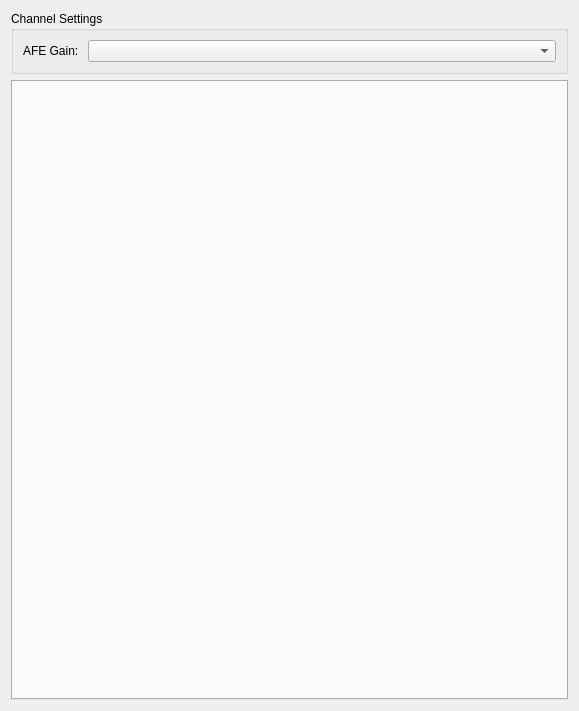
<?xml version="1.0" encoding="UTF-8"?>
<ui version="4.0">
 <class>Form</class>
 <widget class="QWidget" name="Form">
  <property name="geometry">
   <rect>
    <x>0</x>
    <y>0</y>
    <width>579</width>
    <height>711</height>
   </rect>
  </property>
  <property name="windowTitle">
   <string>Form</string>
  </property>
  <layout class="QVBoxLayout" name="verticalLayout_2">
   <item>
    <widget class="QGroupBox" name="groupBox">
     <property name="title">
      <string>Channel Settings</string>
     </property>
     <layout class="QFormLayout" name="formLayout">
      <item row="0" column="0">
       <widget class="QLabel" name="label_8">
        <property name="text">
         <string>AFE Gain: </string>
        </property>
       </widget>
      </item>
      <item row="0" column="1">
       <widget class="QComboBox" name="afeGainBox"/>
      </item>
     </layout>
    </widget>
   </item>
   <item>
    <widget class="QTabWidget" name="IIRTabs">
     <property name="currentIndex">
      <number>-1</number>
     </property>
    </widget>
   </item>
  </layout>
 </widget>
 <resources/>
 <connections/>
</ui>
